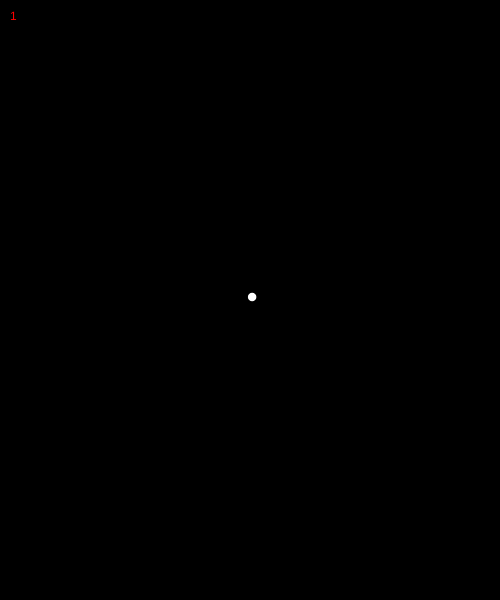
Frame 1 (no input)
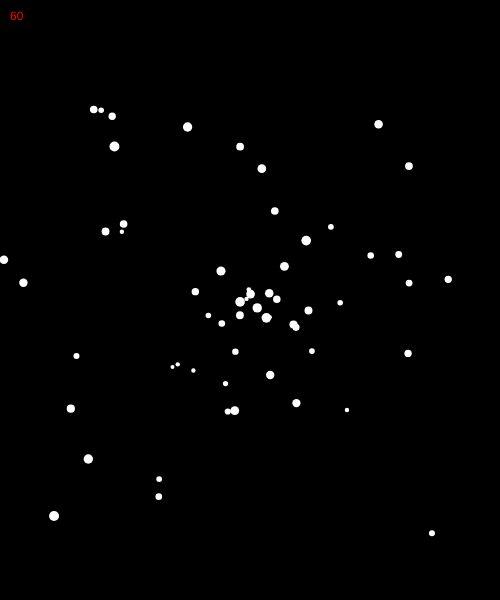
Frame 60 (no input)
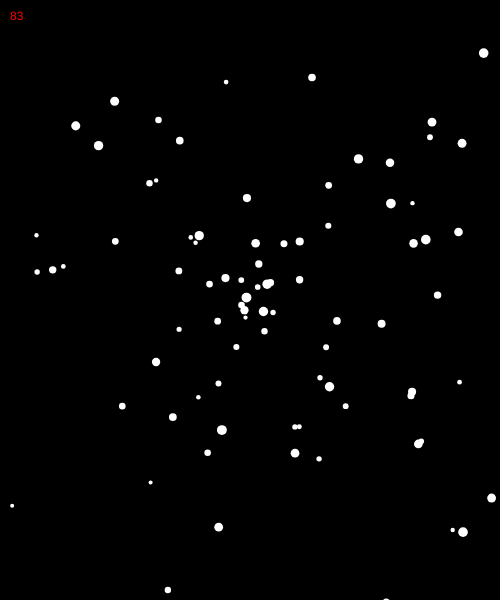
Frame 120 (the mouse pressed at the canvas centre since frame 60)

The p5.js sketch that drew these frames (run headless with seeded random() and noise() and a simulated clock; from frame 60 on, the mouse is pressed at the canvas centre):

// p5.js sketch
// ── sketch.js
let particles = [];

function setup() {
  createCanvas(500, 600);
  background(0);
}

function draw() {
  background(0);
  
  particles.push( new Particle(width / 2, height / 2) );

  for (let i = particles.length-1; i >= 0 ; i--) {
    let p = particles[i];
    
    p.update();
    p.checkOnCanvas();
    p.display();
    
    if (p.isDone) {
      particles.splice(i,1);
    }
  }
  
  // to limit the particle numbers
  if (particles.length > 500) {
    particles.splice(0,1);
  }
  
  fill(255,0,0);
  text(particles.length, 10, 20);
}
// ── Particle.js
"use strict";

class Particle {
  constructor(x, y) {
    this.pos = createVector(x, y);
    this.vel = createVector(random(-5, 5), random(-5, 5));
    this.acc = createVector(0, 0);
    this.rad = random(2, 5);
    this.isDone = false;
  }
  update() {
    this.vel.add(this.acc);
    this.pos.add(this.vel);
    this.acc.mult(0);

    // damping
    // this.vel.mult(0.98);
  }
  display() {
    push();
    translate(this.pos.x, this.pos.y);

    noStroke();
    fill(255);
    ellipse(0, 0, this.rad * 2, this.rad * 2);
    pop();
  }
  
  checkOnCanvas() {
    if (this.pos.x < 0 || this.pos.x > width) {
      this.isDone = true;
    }
    if (this.pos.y < 0 || this.pos.y > height) {
      this.isDone = true;
    }
  }
}
